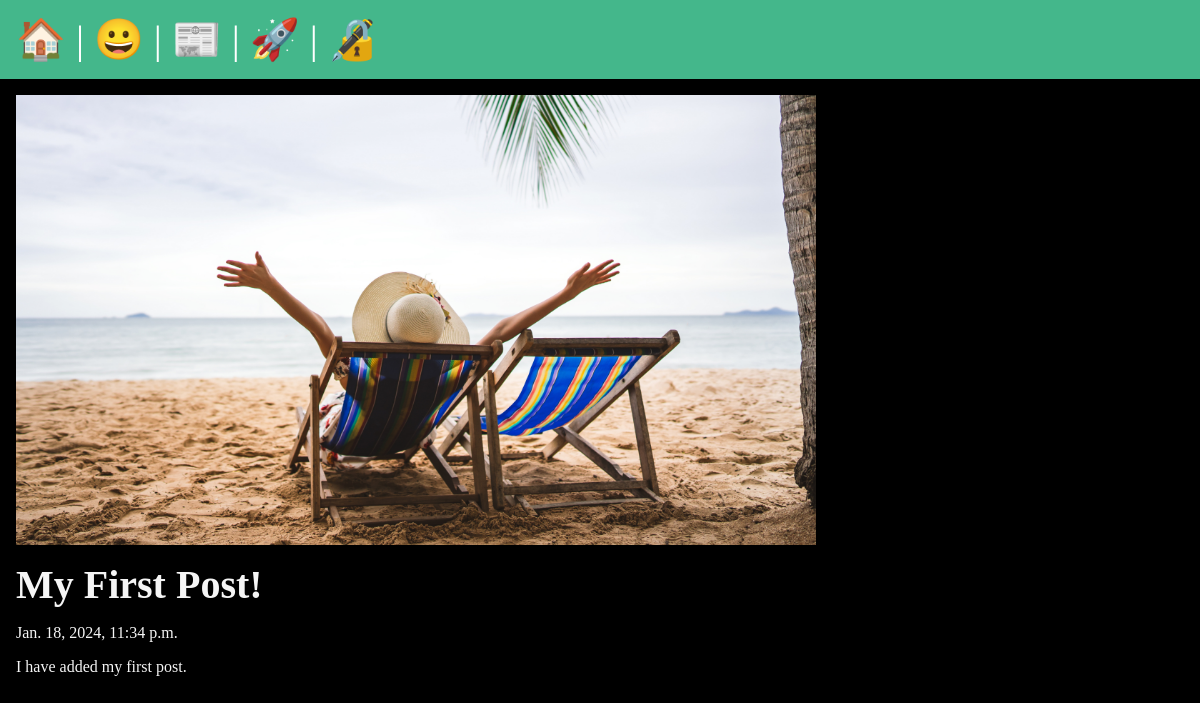
The page /posts/my-first-post on the database its author committed.
### posts/models.py (models this page shows, shortened)
class Post(models.Model):
    title = models.CharField(max_length=75)
    body = models.TextField()
    slug = models.SlugField()
    date = models.DateTimeField(auto_now_add=True)
    banner = models.ImageField(default='fallback.png', blank=True)

### posts/views.py (the view)
# urls.py: path('<slug:slug>', views.post_page, name="page"),
def post_page(request, slug):
    post = Post.objects.get(slug=slug)
    return render(request, 'posts/post_page.html', {'post': post})

### posts/templates/posts/post_page.html (shortened to what this page needs)
{% extends 'layout.html' %}
{% block content %}
    <section>
        <img
            class="banner"
            src="{{ post.banner.url }}"
            alt="{{ post.title }}"
        />
        <h1>{{ post.title }}</h1>
        <p>{{ post.date }}</p>
        <p>{{ post.body }}</p>
    </section>
{% endblock %}

### static/css/style.css (style rules this page uses)
* { margin: 0; padding: 0; box-sizing: border-box; }
body { min-height: 100vh; background-color: black; color: whitesmoke; font-size: 3rem; }
section { display: flex; flex-flow: column; gap: 1rem; }
h1, h2 { font-size: 2.5rem; }
p { font-size: 1rem; }
.banner { display: block; width: 100%; max-width: 800px; }

### rows shown on the page
Post: banner (picture), title "My First Post!", date "Jan. 18, 2024, 11:34 p.m.", body "I have added my first post."
